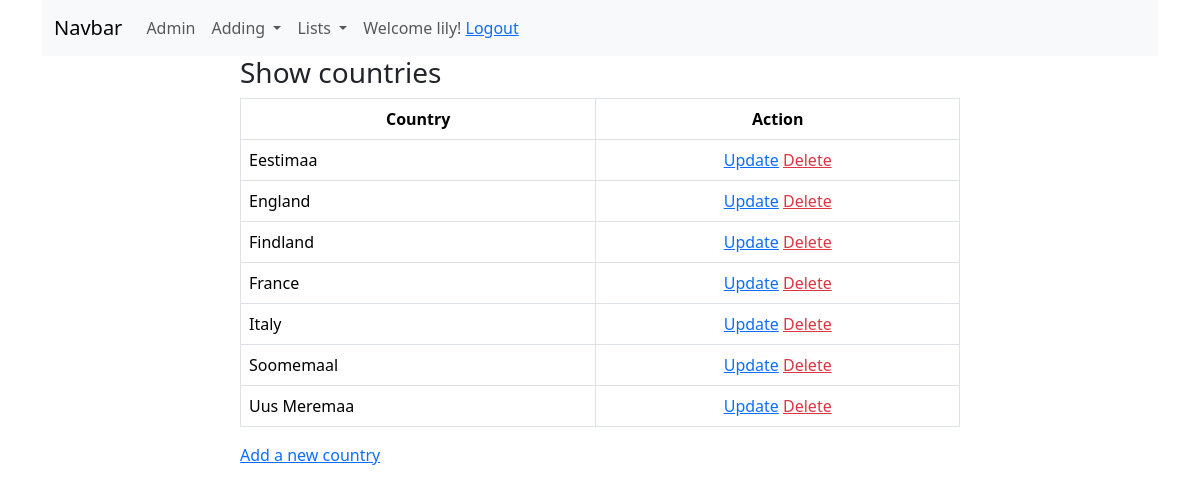
/booksapp/country_list/ (signed in), run on the app's committed database.
### booksapp/models.py (models this page shows)
class Country(models.Model):
    country = models.CharField(max_length=50, validators=[MinLengthValidator(3)])
    class Meta:
        verbose_name_plural = 'countries'
    def __str__(self):
        return self.country

### booksapp/views.py (the view)
# urls.py: path('country_list/', views.CountryListView.as_view(), name='country_list'),  # Country List View
class CountryListView(ListView):
    model = Country
    queryset = Country.objects.order_by('country')
    context_object_name = 'countries'  # object_list is default

### booksapp/templates/booksapp/country_list.html
{% extends 'base.html' %}
{% block content %}
    <div class="container">
        <div class="row">
            <div class="col-8 mx-auto">
                <h3>Show countries</h3>
                <table class="table table-bordered table-hover">
                    <thead>
                    <tr class="text-center">
                        <th>Country</th>
                        {% if user.is_authenticated %}
                        <th>Action</th>
                        {% endif %}
                    </tr>
                    </thead>
                    <tbody>
                    {% for country in countries %}
                        <tr>
                            <td>{{ country }}</td>
                            {% if user.is_authenticated %}
                            <td class="text-center">
                                <a href="{% url 'booksapp:country_update' pk=country.id %}">Update</a>
                                <a href="{% url 'booksapp:country_delete' pk=country.id %}" class="text-danger">Delete</a>
                           {% endif %}
                            </td>
                        </tr>
                    {% endfor %}
                    </tbody>
                </table>
                <a href="{% url 'booksapp:country_create' %}">Add a new country</a>
            </div>
        </div>
    </div>
{% endblock %}

### templates/menu.html (shortened to what this page needs)
<nav class="navbar navbar-expand-lg bg-body-tertiary">
  <div class="container-fluid">
    <a class="navbar-brand" href="{% url 'booksapp:index' %}">Navbar</a>
    <div class="collapse navbar-collapse" id="navbarNavDropdown">
      <ul class="navbar-nav">
        <li class="nav-item">
          <a class="nav-link" href="/admin">Admin</a>
        </li>
      {% if user.is_authenticated %}
        <li class="nav-item dropdown">
          <a class="nav-link dropdown-toggle" href="#" role="button" data-bs-toggle="dropdown" aria-expanded="false">
            Adding
          </a>
      {% endif %}
        </li>
          <li class="nav-item dropdown">
          <a class="nav-link dropdown-toggle" href="#" role="button" data-bs-toggle="dropdown" aria-expanded="false">
            Lists
          </a>
        </li>
           {% if user.is_authenticated %}
        <span class="nav-link">Welcome {{ user.username }}! <a href="{% url 'logout' %}">Logout</a></span>
        {% else %}
        <span class="nav-link">Welcome guest! <a href="{% url 'login' %}">Login</a></span>
    {% endif %}
      </ul>
    </div>
  </div>
</nav>

### data on the page
Country: country "Eestimaa"
Country: country "England"
Country: country "Findland"
Country: country "France"
Country: country "Italy"
Country: country "Soomemaal"
Country: country "Uus Meremaa"

### other printed values
{{ user.username }} "lily"
